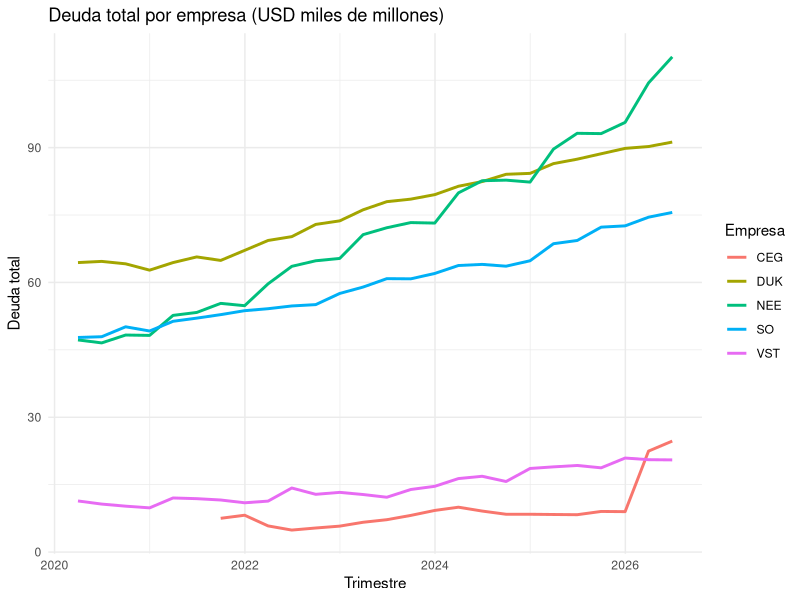

The R script that drew this image:
## ---- chunk 1
library(plm)
library(lmtest)
library(ggplot2)
library(AER)
## ---- chunk 2
utilities <- read.csv("utilities_panel.csv")

## Paso de millones a miles de millones de USD para que los coeficientes sean más fáciles de leer
for (v in c("deuda", "ebitda", "capex", "cfo", "efectivo")) {
  utilities[[v]] <- utilities[[v]] / 1000
}

head(utilities)
table(utilities$empresa)
## ---- chunk 3
summary(utilities[, c("deuda", "ebitda", "capex", "cfo", "efectivo")])
aggregate(cbind(deuda, ebitda, capex, cfo, efectivo) ~ empresa, data = utilities, FUN = mean)
## ---- chunk 4
ggplot(utilities, aes(x = as.Date(fecha), y = deuda, color = empresa)) +
  geom_line(linewidth = 1) +
  labs(title = "Deuda total por empresa (USD miles de millones)",
       x = "Trimestre", y = "Deuda total", color = "Empresa") +
  theme_minimal()
## ---- chunk 5
panel <- pdata.frame(utilities, index = c("empresa", "trimestre"))
## ---- chunk 6
util_reglin <- lm(deuda ~ ebitda + capex + cfo + efectivo, data = utilities)
summary(util_reglin)
## ---- chunk 7
util_po <- plm(deuda ~ ebitda + capex + cfo + efectivo,
               data = panel,
               model = "pooling")
summary(util_po)
## ---- chunk 8
util_fe <- plm(deuda ~ ebitda + capex + cfo + efectivo,
               data = panel,
               model = "within")
summary(util_fe)
## ---- chunk 9
fixef(util_fe)
## ---- chunk 10
pFtest(util_fe, util_po)
## ---- chunk 11
util_re <- plm(deuda ~ ebitda + capex + cfo + efectivo,
               data = panel,
               model = "random",
               random.method = "amemiya")
summary(util_re)
## ---- chunk 12
phtest(util_fe, util_re)
## ---- chunk 13
pwartest(util_fe)
## ---- chunk 14
pcdtest(util_fe, test = "cd")
## ---- chunk 15
coeftest(util_re, vcov = vcovHC(util_re, method = "arellano", type = "HC1"))
## ---- chunk 16
util_fe2 <- plm(deuda ~ ebitda + capex + cfo + efectivo,
                data = panel,
                model = "within",
                effect = "twoways")
summary(util_fe2)
pFtest(util_fe2, util_fe)
## ---- chunk 17
data("USAirlines")
head(USAirlines)
## ---- chunk 18
aero_lineal <- lm(cost ~ output + price + load, data = USAirlines)
summary(aero_lineal)
## ---- chunk 19
aero_log <- lm(log(cost) ~ log(output) + log(price) + load, data = USAirlines)
summary(aero_log)
## ---- chunk 20
aero_panel <- pdata.frame(USAirlines, index = c("firm", "year"))
aero_po <- plm(log(cost) ~ log(output) + log(price) + load, data = aero_panel, model = "pooling")
aero_fe <- plm(log(cost) ~ log(output) + log(price) + load, data = aero_panel, model = "within")
aero_re <- plm(log(cost) ~ log(output) + log(price) + load, data = aero_panel, model = "random")
summary(aero_fe)
pFtest(aero_fe, aero_po)
summary(aero_re)
phtest(aero_fe, aero_re)
## ---- chunk 21
huevos <- read.csv(text = "estado,Y1,Y2,X1,X2
AL,2206,2186,92.7,91.4
MT,172,164,68.0,66.0
AK,0.7,0.7,151.0,149.0
NE,1202,1400,50.3,48.9
AZ,73,74,61.0,56.0
NV,2.2,1.8,53.9,52.7
AR,3620,3737,86.3,91.8
NH,43,49,109.0,104.0
CA,7472,7444,63.4,58.4
NJ,442,491,85.0,83.0
CO,788,873,77.8,73.0
NM,283,302,74.0,70.0
CT,1029,948,106.0,104.0
NY,975,987,68.1,64.0
DE,168,164,117.0,113.0
NC,3033,3045,82.8,78.7
FL,2586,2537,62.0,57.2
ND,51,45,55.2,48.0
GA,4302,4301,80.6,80.8
OH,4667,4637,59.1,54.7
HI,227.5,224.5,85.0,85.5
OK,869,830,101.0,100.0
ID,187,203,79.1,72.9
OR,652,686,77.0,74.6
IL,793,809,65.0,70.5
PA,4976,5130,61.0,52.0
IN,5445,5290,62.7,60.1
RI,53,50,102.0,99.0
IA,2151,2247,56.5,53.0
SC,1422,1420,70.1,65.9
KS,404,389,54.5,47.8
SD,435,602,48.0,45.8
KY,412,483,67.7,73.5
TN,277,279,71.0,80.7
LA,273,254,115.0,115.0
TX,3317,3356,76.7,72.6
ME,1069,1070,101.0,97.0
UT,456,486,64.0,59.0
MD,885,898,76.6,75.4
VT,31,30,106.0,102.0
MA,235,237,105.0,102.0
VA,943,988,86.3,81.2
MI,1406,1396,58.0,53.8
WA,1287,1313,74.1,71.5
MN,2499,2697,57.7,54.0
WV,136,174,104.0,109.0
MS,1434,1468,87.8,86.7
WI,910,873,60.1,54.0
MO,1580,1622,55.4,51.5
WY,1.7,1.7,83.0,83.0")
head(huevos)
## ---- chunk 22
huevos_1990 <- lm(Y1 ~ X1, data = huevos)
summary(huevos_1990)
huevos_1991 <- lm(Y2 ~ X2, data = huevos)
summary(huevos_1991)
## ---- chunk 23
huevos_largo <- rbind(
  data.frame(estado = huevos$estado, anio = 1990, Y = huevos$Y1, X = huevos$X1),
  data.frame(estado = huevos$estado, anio = 1991, Y = huevos$Y2, X = huevos$X2))

huevos_po <- lm(Y ~ X, data = huevos_largo)
summary(huevos_po)
## ---- chunk 24
huevos_fe_anio <- lm(Y ~ X + factor(anio), data = huevos_largo)
summary(huevos_fe_anio)
## ---- chunk 25
huevos_panel <- pdata.frame(huevos_largo, index = c("estado", "anio"))
huevos_fe_estado <- plm(Y ~ X, data = huevos_panel, model = "within")
summary(huevos_fe_estado)
pFtest(huevos_fe_estado, plm(Y ~ X, data = huevos_panel, model = "pooling"))
## ---- chunk 26
huevos_fe_doble <- plm(Y ~ X, data = huevos_panel, model = "within", effect = "twoways")
summary(huevos_fe_doble)
## ---- chunk 27
huevos_re <- plm(Y ~ X, data = huevos_panel, model = "random")
summary(huevos_re)
phtest(huevos_fe_estado, huevos_re)
